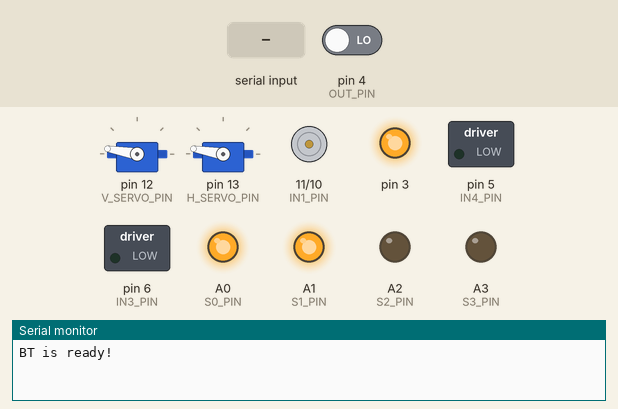
Recording of a sketch running on a simulated Arduino Uno, built with avr-gcc and run on an emulated ATmega328P. On the bench: 2 × servo, motor-driver pin pairs drawn as motors (green arrow = first pin HIGH = forward, orange = second pin HIGH = backward, longer = more drive), switched loads named in the sketch (green lamp = pin HIGH), output pins drawn as LEDs (lit = HIGH), the last lines printed to the serial monitor. The inputs (shaded band) are chosen by the test bench; at power-on: pin 4 (OUT_PIN) LOW.

Above: at 1.0 s.
1.1 s: "w90\n" received over the second serial link
At 1.9 s:
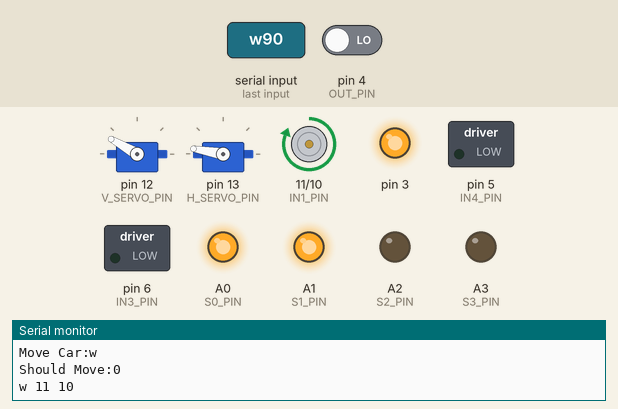
At 3.5 s:
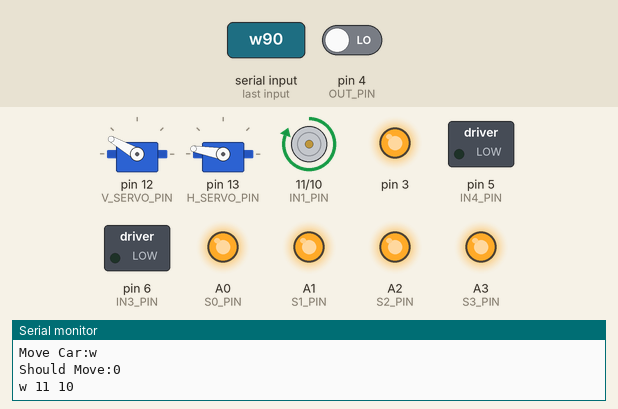
Timing chart, 0 to 10.1 s (numbered marks = the images above; inputs shaded):
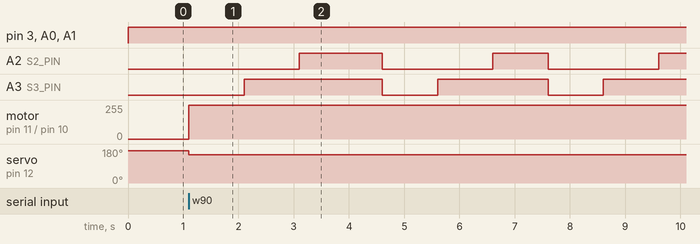

Measured:
- after the input at 1.1 s, A2 (S2_PIN): goes HIGH 1.5 s, LOW 2.0 s, HIGH 1.0 s, LOW 2.0 s, then HIGH, starting after 2.0 s; A3 (S3_PIN): goes HIGH 2.5 s, LOW 1.0 s, HIGH 2.0 s, LOW 1.0 s, then HIGH, starting after 1.0 s; motor on pin 11 (IN1_PIN) / pin 10 (IN2_PIN): stopped → forward 255/255 at once; servo on pin 12 (V_SERVO_PIN): 170° → 150° at once

The sketch:

arduino_push_the_box.ino
```cpp
#include <Servo.h>
#include <SoftwareSerial.h>

#define ROW 11
#define COL 11

#define OUT_PIN 4
#define IN4_PIN 5
#define IN3_PIN 6
#define TX_PIN 7
#define RX_PIN 8
#define IN2_PIN 10
#define IN1_PIN 11
#define V_SERVO_PIN 12
#define H_SERVO_PIN 13
#define S0_PIN A0
#define S1_PIN A1
#define S2_PIN A2
#define S3_PIN A3
#define MOTOR_SPEED 255

Servo vServo, hServo;
Servo SERVOS[] = {vServo, hServo};
SoftwareSerial BT(TX_PIN, RX_PIN);
const int N20_PIN_1[] = {IN1_PIN, IN3_PIN, IN2_PIN, IN4_PIN};
const int N20_PIN_2[] = {IN2_PIN, IN4_PIN, IN1_PIN, IN3_PIN};
const int SERVO_PRESS[] = {150, 150};
const int SERVO_RELEASE[] = {170, 170};
const int MOVE_TIME[] = {600, 600, 600, 600};
int pos = 0;
int red = 0, green = 0, blue = 0;

class Sokoban {
 public:
  int xBox[ROW - 1], yBox[COL - 1];
  int x0, y0;
  const char map[6][ROW][COL] = {
      {"##########", "#^  ######", "# @@######", "# @ ###$##", "### ###$##",
       "###    $##", "##   #  ##", "##   #####", "##########", "##########"},
      {"##########", "## ^######", "##@@######", "## $######", "#  $  ####",
       "# #$  ####", "# @  #####", "###  #####", "##########", "##########"},
      {"##########", "##   #####", "##$$@#####", "#  $  ####", "#  @@ ####",
       "####^ ####", "##########", "##########", "##########", "##########"},
      {"##########", "# $   ####", "# #@  ####", "# @$# ####", "##$@^ ####",
       "##  ######", "##  ######", "##########", "##########", "##########"},
      {"##########", "##   #####", "## #   ###", "#^@$ $ ###", "# @$# ####",
       "## @  ####", "##   #####", "##########", "##########", "##########"},
      {"##########", "##  ######", "# ^@  ####", "# $@  ####", "## @######",
       "##$ $ ####", "##    ####", "##########", "##########", "##########"}};
  char mapNow[ROW][COL], mapTgt[ROW][COL];
  int dx[4] = {-1, 0, 1, 0}, dy[4] = {0, 1, 0, -1}, boxIndex, mapIndex;

  void chooseMap(int index) {
    mapIndex = index;
    boxIndex = 0;
    for (int i = 0; i < ROW; i++) {
      for (int j = 0; j < COL; j++) {
        mapNow[i][j] = map[mapIndex][i][j] != '$' ? map[mapIndex][i][j] : ' ';
        mapTgt[i][j] = map[mapIndex][i][j] == '$' ? '$' : ' ';
        if (map[mapIndex][i][j] == '@')
          xBox[boxIndex] = i, yBox[boxIndex++] = j;
        else if (map[mapIndex][i][j] == '^')
          x0 = i, y0 = j;
      }
    }
  }

  bool moveCar(char sr) {
    // return true;
    int dire = 0;
    if (sr == 'w')
      dire = 0;
    else if (sr == 'd')
      dire = 1;
    else if (sr == 's')
      dire = 2;
    else if (sr == 'a')
      dire = 3;
    if ((mapNow[x0 + dx[dire]][y0 + dy[dire]] == '@' &&
         mapNow[x0 + 2 * +dx[dire]][y0 + 2 * dy[dire]] == ' ') ||
        mapNow[x0 + dx[dire]][y0 + dy[dire]] == ' ') {
      for (int i = 0; i < boxIndex; i++)
        if (x0 + dx[dire] == xBox[i] && y0 + dy[dire] == yBox[i]) {
          xBox[i] += dx[dire], yBox[i] += dy[dire];
          mapNow[xBox[i]][yBox[i]] = '@';
          break;
        }
      mapNow[x0 + dx[dire]][y0 + dy[dire]] = '^';
      mapNow[x0][y0] = ' ';
      x0 += dx[dire], y0 += dy[dire];
      return 1;
    }
    return 0;
  }

  bool isWin() {
    int reachCount = 0;
    for (int i = 0; i < ROW; i++)
      for (int j = 0; j < COL; j++) {
        if (mapTgt[i][j] == '$' && mapNow[i][j] == '@' &&
            ++reachCount == boxIndex)
          return true;
      }
    return false;
  }
};

void motorMove(char sr) {
  // int dire = 0;
  int pin1, pin2;
  bool isBlack;
  if (sr == 'w') {
    pin1 = IN1_PIN;
    pin2 = IN2_PIN;
    vServo.write(SERVO_PRESS[0]);
  } else if (sr == 'd') {
    pin1 = IN3_PIN;
    pin2 = IN4_PIN;
    hServo.write(SERVO_PRESS[1]);
  } else if (sr == 's') {
    pin1 = IN2_PIN;
    pin2 = IN1_PIN;
    vServo.write(SERVO_PRESS[0]);
  } else if (sr == 'a') {
    pin1 = IN4_PIN;
    pin2 = IN3_PIN;
    hServo.write(SERVO_PRESS[1]);
  }
  Serial.print(sr);
  Serial.print(" ");
  Serial.print(pin1);
  Serial.print(" ");
  Serial.println(pin2);
  analogWrite(pin1, MOTOR_SPEED );
  analogWrite(pin2, 0);
  while(detectBlack()){
    delay(20);
  }
  delay(500);
  while (1) {
    isBlack = detectBlack();
    Serial.print("isBlack:");
    Serial.println(isBlack);
    if (isBlack){
      Serial.println(isBlack);
      break;
    }
    if (sr == 'w') {
      vServo.write(SERVO_PRESS[0]);
    } else if (sr == 'd') {
      hServo.write(SERVO_PRESS[1]);
    } else if (sr == 's') {
      vServo.write(SERVO_PRESS[0]);
    } else if (sr == 'a') {
      hServo.write(SERVO_PRESS[1]);
    }
  }
  digitalWrite(pin1, LOW);
  digitalWrite(pin2, LOW);
  if (sr == 'w') {
    vServo.write(SERVO_RELEASE[0]);
  } else if (sr == 'd') {
    hServo.write(SERVO_RELEASE[1]);
  } else if (sr == 's') {
    vServo.write(SERVO_RELEASE[0]);
  } else if (sr == 'a') {
    hServo.write(SERVO_RELEASE[1]);
  }
  /*Serial.println(dire);
  speedUp(dire);
  holdServo(dire);
  speedDown(dire);*/
}

void getColor() {
  digitalWrite(S2_PIN, LOW);
  digitalWrite(S3_PIN, LOW);
  red = pulseIn(OUT_PIN, digitalRead(OUT_PIN) == HIGH ? LOW : HIGH);
  digitalWrite(S3_PIN, HIGH);
  blue = pulseIn(OUT_PIN, digitalRead(OUT_PIN) == HIGH ? LOW : HIGH);
  digitalWrite(S2_PIN, HIGH);
  green = pulseIn(OUT_PIN, digitalRead(OUT_PIN) == HIGH ? LOW : HIGH);
}

bool detectBlack() {
  getColor();
  /*Serial.print("R:");
  Serial.print(red, DEC);
  Serial.print(" G: ");
  Serial.print(green, DEC);
  Serial.print(" B: ");
  Serial.print(blue, DEC);
  Serial.println();*/
  if (red >= 6 && green >= 6 && blue >= 6) {
    return true;
  } else {
    return false;
  }
}

void setup() {
  initPin();
  bluetoothTask();
}

void initPin() {
  Serial.begin(9600);
  BT.begin(9600);
  vServo.attach(V_SERVO_PIN);
  hServo.attach(H_SERVO_PIN);
  vServo.write(SERVO_RELEASE[0]);
  hServo.write(SERVO_RELEASE[1]);
  for (int i = 0; i < 4; i++) {
    pinMode(N20_PIN_1[i], OUTPUT);
  }
  pinMode(S0_PIN, OUTPUT);
  pinMode(S1_PIN, OUTPUT);
  pinMode(S2_PIN, OUTPUT);
  pinMode(S3_PIN, OUTPUT);
  pinMode(OUT_PIN, INPUT);
  pinMode(3, OUTPUT);
  digitalWrite(3, HIGH);
  digitalWrite(S0_PIN, HIGH);
  digitalWrite(S1_PIN, HIGH);
  Serial.println("BT is ready!");
}

void bluetoothTask() {
  Sokoban mySokoban;
  int val;
  while (1) {
    val = readInput();
    Serial.print("input:");
    Serial.println(val);
    if ((int)val <= 57) {
      Serial.print("Choose Map:");
      Serial.println((int)val - 48);
      mySokoban.chooseMap((int)val - 48);
    } else {
      Serial.print("Move Car:");
      Serial.println((char)val);
      bool shouldMove = mySokoban.moveCar(val);
      Serial.print("Should Move:");
      Serial.println(shouldMove);
      // if (shouldMove) {
      if (true) {
        motorMove(val);
        Serial.print("Is Win:");
        Serial.println(mySokoban.isWin());
      }
    }
    // BT.print("hhh");
  }
}
char readInput() {
  while (1) {
    if (BT.available()) {
      return BT.read();
    }
    /*getColor();
    Serial.print("R:");
    Serial.print(red, DEC);
    Serial.print(" G: ");
    Serial.print(green, DEC);
    Serial.print(" B: ");
    Serial.print(blue, DEC);
    Serial.println();*/
    delay(100);
  }
}
int readInput1() {
  int val;
  while (1) {
    val = Serial.read();
    if (val != -1 && val != 10) {
      return val;
    }
  }
}
```
